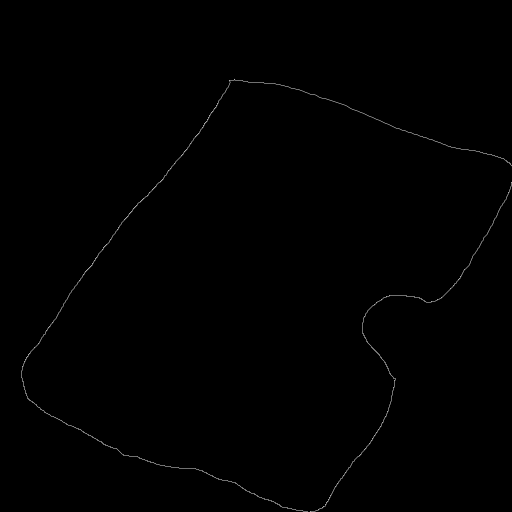
#> input picture data/images/emcn/d3/3c11_1.png, 1024 x 1024 px (shown at 1/2 size); its folder holds only this picture in this run
$ python -i core.py   (imports and definitions only)
#> lines starting #> are read from the running program, lines starting #| are printed output that depends on the picture; after the words box and inside, x2 and y2 are one past the last pixel; in counts of white or black regions, pixels touching at a corner belong together
"""Socket ROI reconstruction, mask loading and per-pixel distance features.

The extraction-socket outline (a thin traced line) is closed at its opening, the
enclosed area is taken as the region of interest (ROI), and every ROI pixel is
assigned its Euclidean distance to the socket wall. Marker pixels (EMCN+ vessels
or Osx+ cells) inside the ROI are then described by that distance, either in
pixels or after per-image normalization.
"""

from __future__ import annotations

import re
from pathlib import Path

import cv2
import numpy as np
import pandas as pd
from skimage.morphology import skeletonize

UM_PER_PIXEL = 1.243

# ROI variants used in the manuscript. The KDE analyses (Fig. 4B/H, S4B, S6B)
# used the closed, convex-hull ROI; the representative heatmaps used the
# variants below, exactly as they were generated for Fig. 4A/G, S4A and S6A.
ROI_KDE = dict(dilate_wall=True, close_wall=True, convex_hull=True)
ROI_VESSEL_HEATMAP = dict(dilate_wall=False, close_wall=False, convex_hull=False)
ROI_OSX_HEATMAP = dict(dilate_wall=True, close_wall=True, convex_hull=False)

GROUP_PATTERN = r"(\d\D*?)(?=\d)"


def read_gray(path: str | Path) -> np.ndarray:
    """Read an image as 8-bit grayscale; works with non-ASCII paths on Windows."""
    data = np.fromfile(str(path), dtype=np.uint8)
    img = cv2.imdecode(data, cv2.IMREAD_GRAYSCALE)
    if img is None:
        raise ValueError(f"Cannot read image: {path}")
    return img


# [4 lines left out: function sample_group, not called in this run]


# ---------------------------------------------------------------------------
# Socket ROI
# ---------------------------------------------------------------------------

def _find_skeleton_endpoints(skeleton01: np.ndarray) -> list[tuple[int, int]]:
    """Skeleton pixels with exactly one 8-connected neighbour, as (x, y)."""
    kernel = np.array([[1, 1, 1], [1, 10, 1], [1, 1, 1]], np.int32)
    neighbours = cv2.filter2D(skeleton01, -1, kernel, borderType=cv2.BORDER_CONSTANT)
    ys, xs = np.where(neighbours == 11)
    return [(int(x), int(y)) for x, y in zip(xs, ys)]


def _estimate_wall_thickness_px(wall255: np.ndarray) -> int:
    inverted = (255 - wall255).astype(np.uint8)
    distance = cv2.distanceTransform(inverted, cv2.DIST_L2, 5)
    edges = cv2.Canny(wall255, 50, 150)
    values = distance[edges > 0]
    if values.size == 0:
        return 3
    return int(np.clip(2 * np.median(values), 2, 12))


def _pick_opening_endpoints(endpoints, wall01):
    """Choose the endpoint pair that is closest together without crossing the wall."""
    if len(endpoints) < 2:
        return None
    wall = wall01.astype(bool)
    canvas = np.zeros(wall01.shape, np.uint8)
    best, best_cost = None, 1e18
    for i in range(len(endpoints)):
        for j in range(i + 1, len(endpoints)):
            p1, p2 = endpoints[i], endpoints[j]
            canvas.fill(0)
            cv2.line(canvas, p1, p2, 1, 1)
            crossings = np.count_nonzero((canvas > 0) & wall)
            cost = np.hypot(p1[0] - p2[0], p1[1] - p2[1]) + 1e6 * crossings
            if cost < best_cost:
                best_cost, best = cost, (p1, p2)
    return best


def socket_roi(socket_image_path, *, dilate_wall=True, close_wall=True,
               convex_hull=True, return_wall=False):
    """Reconstruct the socket ROI from a traced outline image.

    Returns the ROI (0/1 uint8) and the distance-to-wall map in pixels
    (float32); with ``return_wall`` also the closed wall mask (0/1 uint8).
    """
#> called with socket_image_path = '../../../data/images/emcn/d3/3c11_1.png', dilate_wall = True, close_wall = True, convex_hull = True, return_wall = False
    socket_img = read_gray(socket_image_path)
#> in read_gray, img is the input picture: shape (1024, 1024); min 0, max 225, mean 0.7
    _, wall = cv2.threshold(socket_img, 0, 255, cv2.THRESH_BINARY + cv2.THRESH_OTSU)
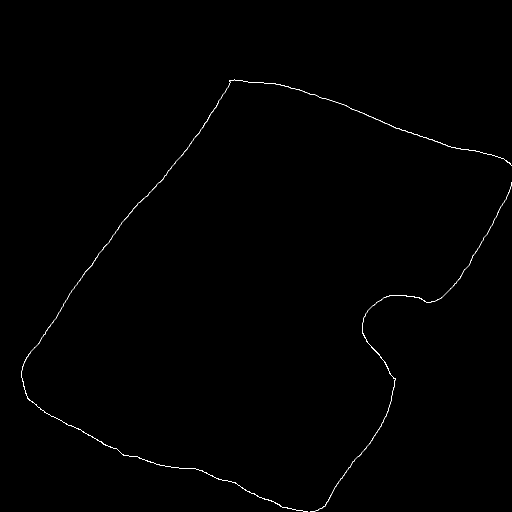
#> wall: shape (1024, 1024) (shown at 1/2 size); 0.29% white in thin lines or dots, all inside (x1, y1, x2, y2) = (42, 158, 1024, 1024)
    if cv2.countNonZero(wall) > wall.size // 2:
        wall = cv2.bitwise_not(wall)
    if dilate_wall:
        wall = cv2.dilate(wall, None, iterations=1)
#> wall: shape (1024, 1024); 1% white; 2 white regions, box (x1, y1, x2, y2) and area: (41, 157, 1024, 1024) 7318, (619, 363, 1024, 1024) 3407

    # Close the socket opening by joining the two free ends of the outline.
    skeleton = skeletonize((wall > 0).astype(bool)).astype(np.uint8)
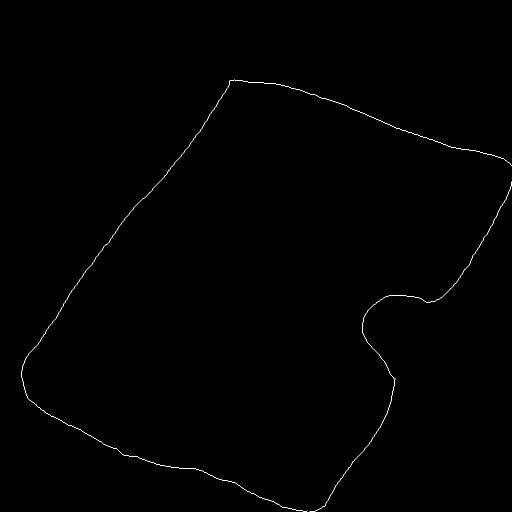
#> skeleton: shape (1024, 1024) (shown at 1/2 size); values 0 (black) and 1 (white), 0.25% white in thin lines or dots, all inside (x1, y1, x2, y2) = (42, 159, 1023, 1023)
    pair = _pick_opening_endpoints(_find_skeleton_endpoints(skeleton), (wall > 0).astype(np.uint8))
#> in _find_skeleton_endpoints, `ys, xs = np.where(neighbours == 11)`: ys = [331, 363, 1021, 1022]; xs = [1022, 1022, 614, 619]
#> the loop in _pick_opening_endpoints, `for i in range(len(endpoints)):` made 4 passes
#> after the loop in _pick_opening_endpoints, `for i in range(len(endpoints)):`:
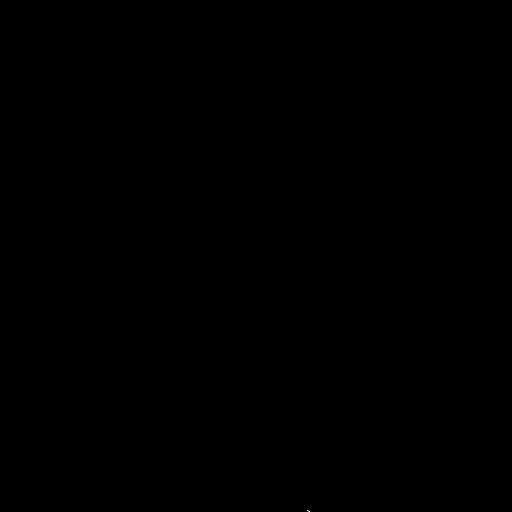
#> canvas: shape (1024, 1024) (shown at 1/2 size); values 0 (black) and 1 (white), 0% white in thin lines or dots, all inside (x1, y1, x2, y2) = (614, 1021, 620, 1023)
#> after the loop in _pick_opening_endpoints, `for i in range(len(endpoints)):`: best = ((614, 1021), (619, 1022)); best_cost = 3000005.1
#> pair = ((614, 1021), (619, 1022))
    if pair is not None:
        thickness = _estimate_wall_thickness_px(wall)
#> in _estimate_wall_thickness_px, `inverted = (255 - wall255).astype(np.uint8)`:
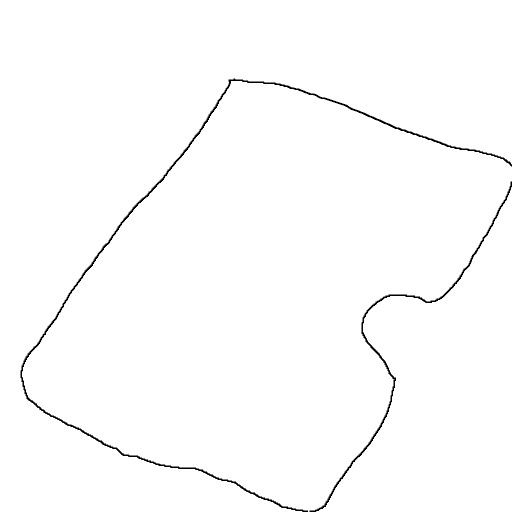
#> inverted: shape (1024, 1024) (shown at 1/2 size); 99% white; 2 black regions, box (x1, y1, x2, y2) and area: (41, 157, 1024, 1024) 7318, (619, 363, 1024, 1024) 3407
#> in _estimate_wall_thickness_px, `edges = cv2.Canny(wall255, 50, 150)`:
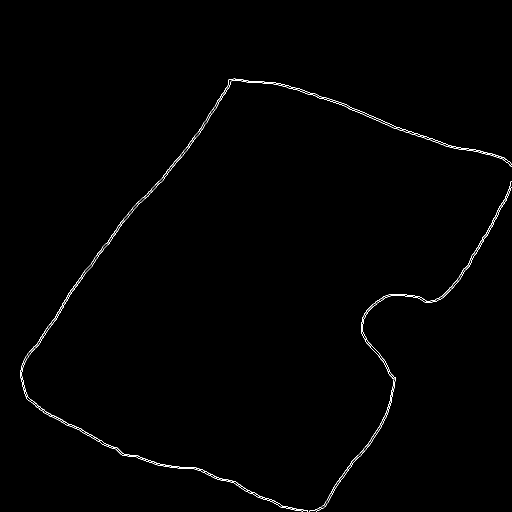
#> edges: shape (1024, 1024) (shown at 1/2 size); 0.58% white in thin lines or dots, all inside (x1, y1, x2, y2) = (40, 156, 1024, 1024)
#> in _estimate_wall_thickness_px, `values = distance[edges > 0]`: values = 6051 values, max 1 at index 0, min 0 at index 1, mean 0.502
#> thickness = 2
        cv2.line(wall, pair[0], pair[1], 255, thickness=max(2, thickness))
#> wall: shape (1024, 1024); 1% white; 1 white region, box (x1, y1, x2, y2) and area: (41, 157, 1024, 1024) 10736

    if close_wall:
        kernel = cv2.getStructuringElement(cv2.MORPH_ELLIPSE, (5, 5))
#> kernel = [[0, 0, 1, 0, 0], [1, 1, 1, 1, 1], [1, 1, 1, 1, 1], [1, 1, 1, 1, 1], [0, 0, 1, 0, 0]]
        wall = cv2.morphologyEx(wall, cv2.MORPH_CLOSE, kernel)
#> wall: shape (1024, 1024); 1.1% white; 1 white region, box (x1, y1, x2, y2) and area: (41, 157, 1024, 1024) 11080

    # Everything not reachable from the image corner is inside the socket.
    free_space = (wall == 0).astype(np.uint8)
    h, w = free_space.shape
#> h = 1024; w = 1024
    flood = free_space * 255
    cv2.floodFill(flood, np.zeros((h + 2, w + 2), np.uint8), (0, 0), 128)
    outside = (flood == 128).astype(np.uint8)
#> outside: shape (1024, 1024); values 0 (black) and 1 (white), 39.8% white; 1 white region, box (x1, y1, x2, y2) and area: (0, 0, 1024, 1024) 417698
    roi = (free_space & (1 - outside)).astype(np.uint8)
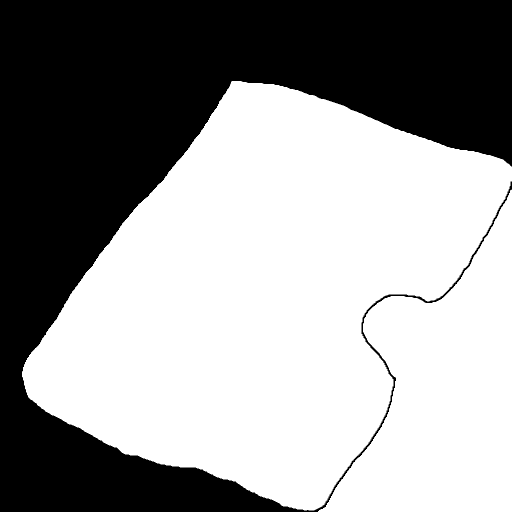
#> roi: shape (1024, 1024) (shown at 1/2 size); values 0 (black) and 1 (white), 59.1% white; 1 black region

    if convex_hull:
        contours, _ = cv2.findContours(roi, cv2.RETR_EXTERNAL, cv2.CHAIN_APPROX_SIMPLE)
#> contours = 2 contours; box (x1, y1, x2, y2) and area: (44, 162, 1024, 1021) 482322, (636, 379, 1024, 1024) 135147
        if contours:
            hull = cv2.convexHull(np.vstack(contours))
#> hull = contour of 36 points, box (x1, y1, x2, y2) (44, 162, 1024, 1024), area 631922
            roi.fill(0)
#> roi: shape (1024, 1024); every value is 0
            cv2.drawContours(roi, [hull], -1, 1, thickness=-1)
#> roi: shape (1024, 1024); values 0 (black) and 1 (white), 60.4% white; 1 black region, box (x1, y1, x2, y2) and area: (0, 0, 1024, 1024) 415226

    distance = cv2.distanceTransform(roi * 255, cv2.DIST_L2, 5).astype(np.float32)
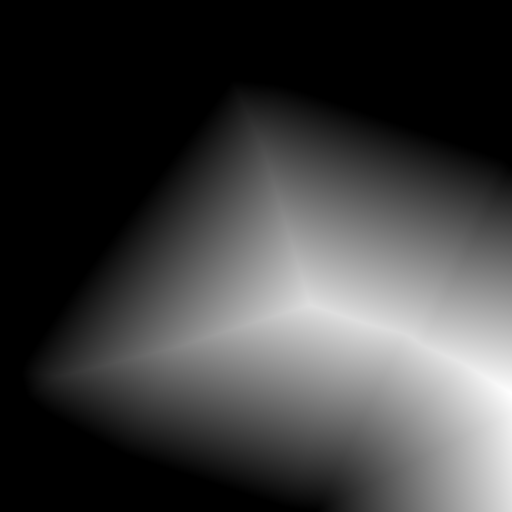
#> distance: shape (1024, 1024) float32 (shown at 1/2 size); min 0, max 454.7, mean 110.4; drawn with min black and max white
    if return_wall:
        return roi, distance, (wall > 0).astype(np.uint8)
    return roi, distance


# [38 lines left out: functions socket_outline_contours, _fit_shape, load_vessel_mask, load_vessel_mask_median, not called in this run]


def load_osx_mask(path, shape=None):
    """Osx+ cells are white (255) in the threshold image."""
    return _fit_shape((read_gray(path) == 255).astype(np.uint8), shape)


# ---------------------------------------------------------------------------
# Per-pixel distance features
# ---------------------------------------------------------------------------

# [86 lines left out: functions distance_feature_maps, marker_pixel_table, collect_marker_pixels, not called in this run]

>>> result = socket_roi('../../../data/images/emcn/d3/3c11_1.png')

$ run again, on data/images/emcn/d3/3c11_2.png
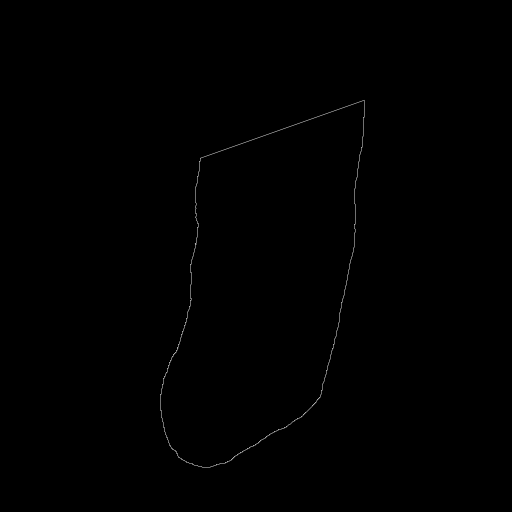
#> input picture data/images/emcn/d3/3c11_2.png, 1024 x 1024 px (shown at 1/2 size)
#> in read_gray, img is the input picture: shape (1024, 1024); min 0, max 225, mean 0.5
#> in socket_roi, `wall = cv2.dilate(wall, None, iterations=1)`:
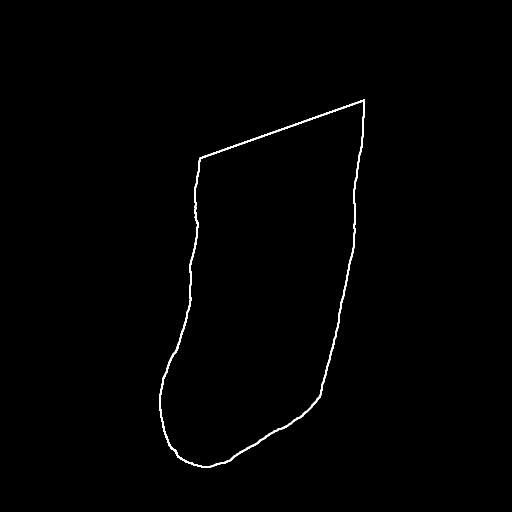
#> wall: shape (1024, 1024) (shown at 1/2 size); 0.64% white; 1 white region, box (x1, y1, x2, y2) and area: (319, 199, 730, 936) 6673
#> skeleton: shape (1024, 1024); values 0 (black) and 1 (white), 0.17% white in thin lines or dots, all inside (x1, y1, x2, y2) = (320, 199, 729, 935)
#> ys = [199]; xs = [728]
#> free_space: shape (1024, 1024); values 0 (black) and 1 (white), 99.4% white; 1 black region, box (x1, y1, x2, y2) and area: (319, 199, 730, 936) 6785
#> outside: shape (1024, 1024); values 0 (black) and 1 (white), 80.8% white; 1 black region, box (x1, y1, x2, y2) and area: (319, 199, 730, 936) 201600
#> contours = 1 contour; box (x1, y1, x2, y2) and area: (322, 204, 727, 933) 193880
#> hull = contour of 40 points, box (x1, y1, x2, y2) (322, 204, 727, 933), area 203081
#> in socket_roi, `distance = cv2.distanceTransform(roi * 255, cv2.DIST_L2, 5).astype(np...`:
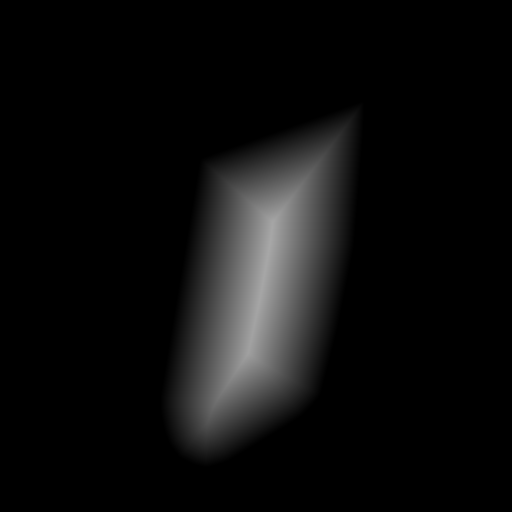
#> distance: shape (1024, 1024) float32 (shown at 1/2 size); min 0, max 167.6, mean 13.2

$ run again, on data/images/emcn/d3/3c11_3.png
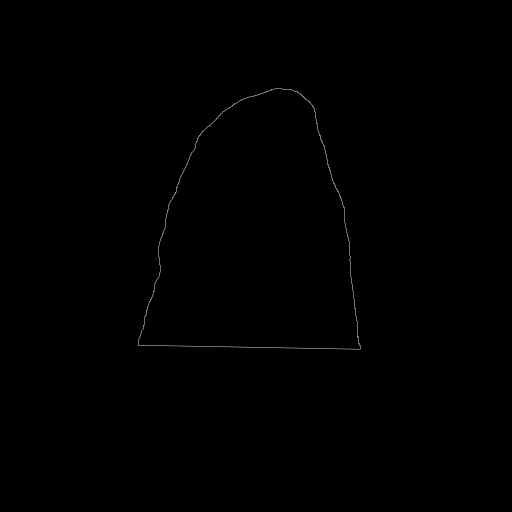
#> input picture data/images/emcn/d3/3c11_3.png, 1024 x 1024 px (shown at 1/2 size)
#> in read_gray, img is the input picture: shape (1024, 1024); min 0, max 225, mean 0.4
#> in socket_roi, `wall = cv2.dilate(wall, None, iterations=1)`:
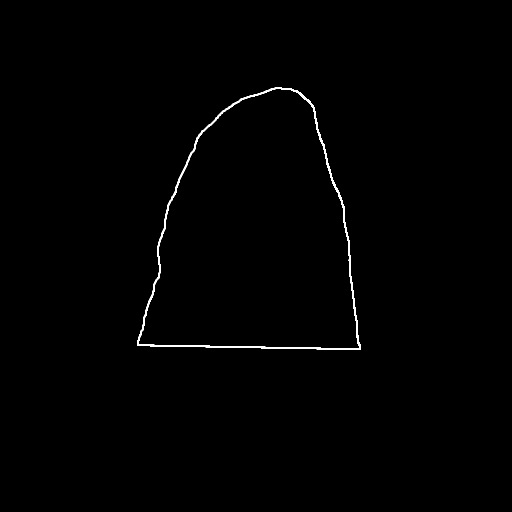
#> wall: shape (1024, 1024) (shown at 1/2 size); 0.54% white; 1 white region, box (x1, y1, x2, y2) and area: (275, 175, 722, 700) 5654
#> skeleton: shape (1024, 1024); values 0 (black) and 1 (white), 0.15% white in thin lines or dots, all inside (x1, y1, x2, y2) = (276, 176, 721, 699)
#> ys = empty array
#> free_space: shape (1024, 1024); values 0 (black) and 1 (white), 99.5% white; 1 black region, box (x1, y1, x2, y2) and area: (275, 175, 722, 700) 5720
#> outside: shape (1024, 1024); values 0 (black) and 1 (white), 83.7% white; 1 black region, box (x1, y1, x2, y2) and area: (275, 175, 722, 700) 171169
#> contours = 1 contour; box (x1, y1, x2, y2) and area: (278, 178, 719, 697) 164638
#> hull = contour of 31 points, box (x1, y1, x2, y2) (278, 178, 719, 697), area 168416
#> in socket_roi, `distance = cv2.distanceTransform(roi * 255, cv2.DIST_L2, 5).astype(np...`:
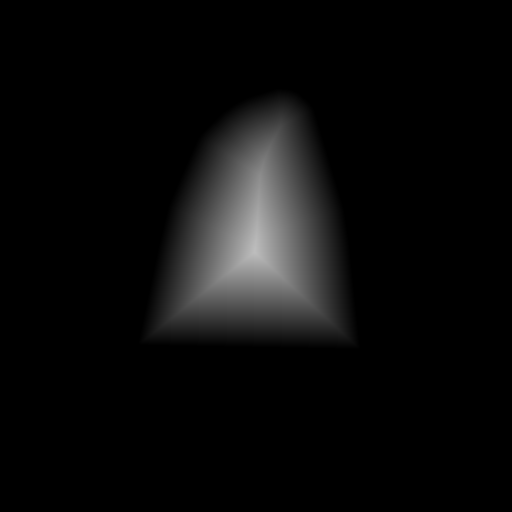
#> distance: shape (1024, 1024) float32 (shown at 1/2 size); min 0, max 190, mean 10.8

$ run again, on data/images/emcn/d3/3c12_1.png
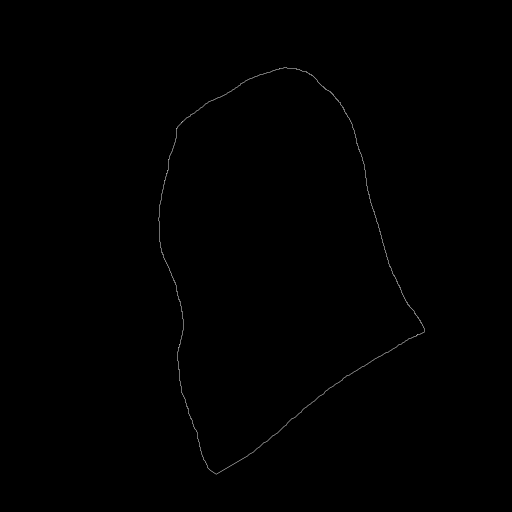
#> input picture data/images/emcn/d3/3c12_1.png, 1024 x 1024 px (shown at 1/2 size)
#> in read_gray, img is the input picture: shape (1024, 1024); min 0, max 225, mean 0.5
#> skeleton: shape (1024, 1024); values 0 (black) and 1 (white), 0.18% white in thin lines or dots, all inside (x1, y1, x2, y2) = (316, 134, 849, 948)
#> ys = empty array
#> free_space: shape (1024, 1024); values 0 (black) and 1 (white), 99.3% white; 1 black region, box (x1, y1, x2, y2) and area: (315, 133, 850, 950) 7684
#> outside: shape (1024, 1024); values 0 (black) and 1 (white), 73.6% white; 1 black region, box (x1, y1, x2, y2) and area: (315, 133, 850, 950) 276723
#> contours = 1 contour; box (x1, y1, x2, y2) and area: (318, 136, 847, 946) 268062
#> hull = contour of 46 points, box (x1, y1, x2, y2) (318, 136, 847, 946), area 283004
#> in socket_roi, `distance = cv2.distanceTransform(roi * 255, cv2.DIST_L2, 5).astype(np...`:
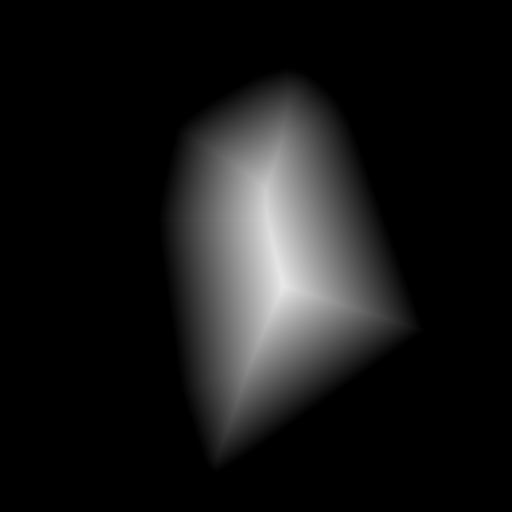
#> distance: shape (1024, 1024) float32 (shown at 1/2 size); min 0, max 233.8, mean 23.5
